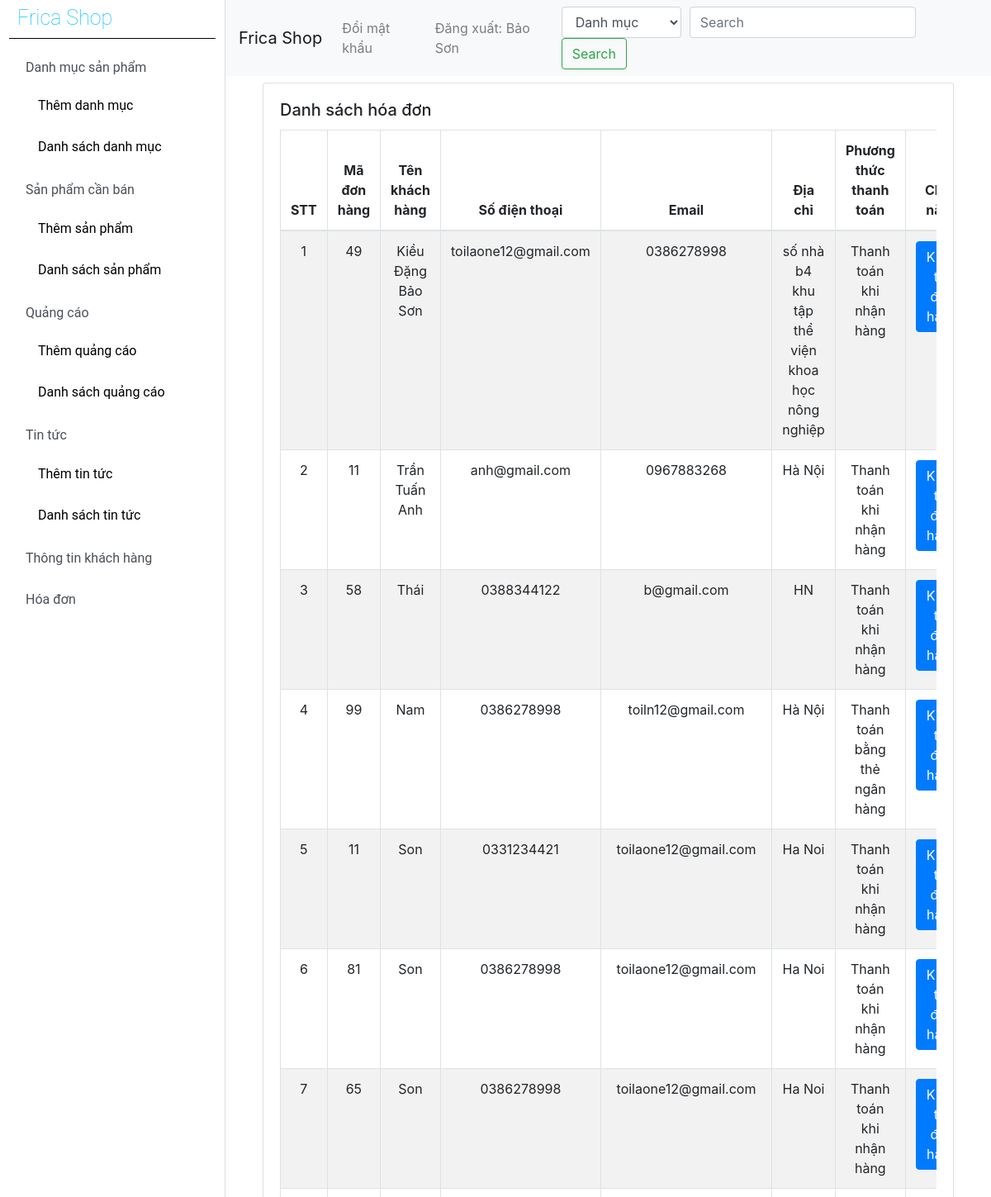
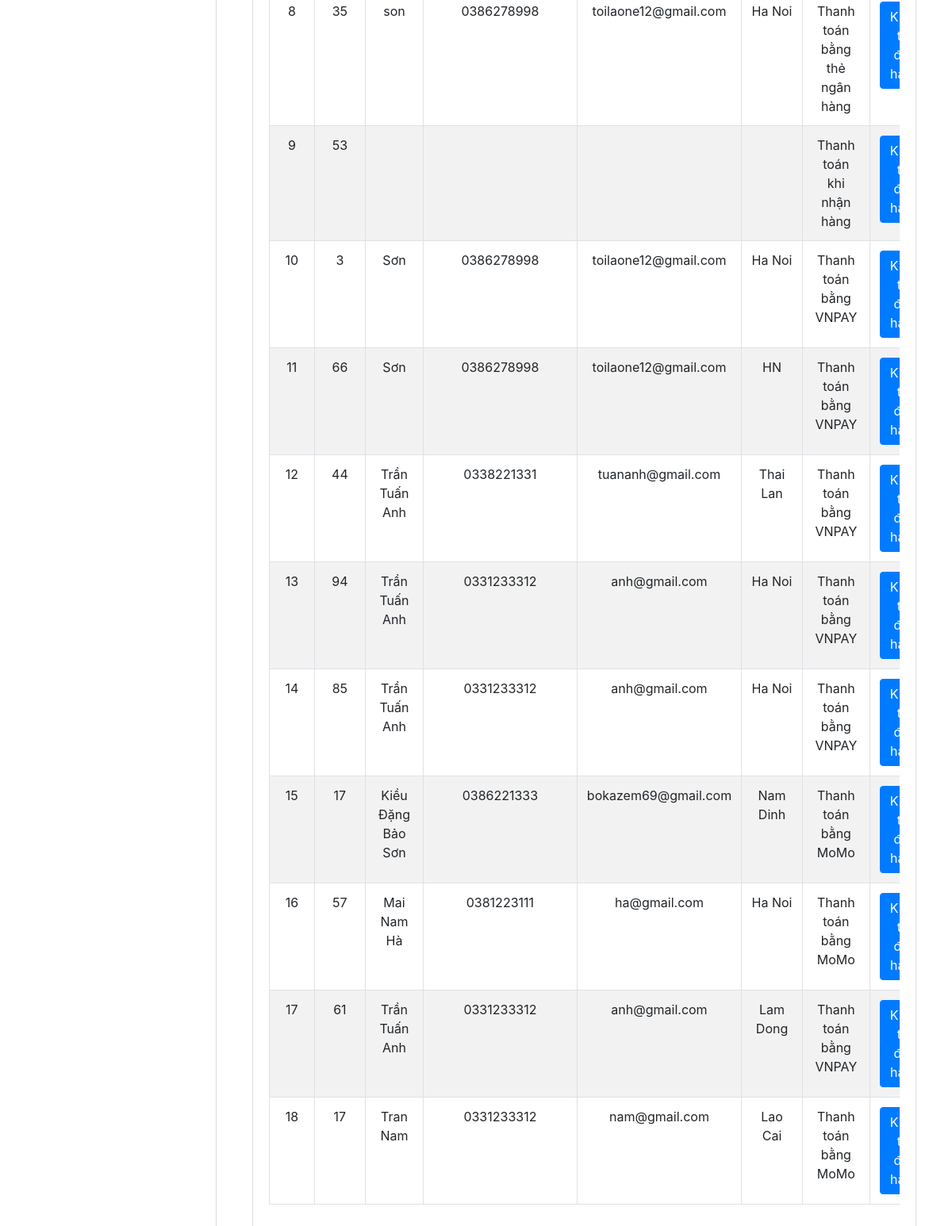
Page /admin/list_bill.php (signed in) on the committed database (2 pictures, top to bottom).
### tables this page shows
CREATE TABLE `payment` (
  `payment_id` int(11) NOT NULL,
  `id_cart` int(11) NOT NULL,
  `ten_khach_hang` text NOT NULL,
  `sdt` text NOT NULL,
  `email` text NOT NULL,
  `dia_chi` text NOT NULL,
  `phuong_thuc_thanh_toan` text NOT NULL
);

### lib/database.php (called while the page is built, shortened)
<?php
Class Database{
    public $host = DB_HOST;
    public $user = DB_USER;
    public $pass = DB_PASSWORD;
    public $dbname = DB_NAME;
    public $link;
    private function connectDB(){
        $this->link = new mysqli($this->host, $this->user, $this->pass,
        $this->dbname);
    }
    public function select($query){
        $result = $this->link->query($query) or die("Select Fail!");
        if($result){
            return $result;
        }else{
            return false;
        }
    }
}
?>

### classes/cart.php (called while the page is built, shortened)
<?php
    include_once '../lib/database.php';
    class Cart{
        private $db;
        function __construct()
        {
            $this->db = new Database();
        }
        public function get_person_payment(){
            $query = "SELECT * FROM payment";
            $result = $this->db->select($query);
            return $result;
        }
    }
?>

### admin/list_bill.php (the view, shortened to what this page needs)
<!DOCTYPE html>
<html lang="en">
<head>
    <link href="https://maxcdn.bootstrapcdn.com/font-awesome/latest/css/font-awesome.min.css" rel="stylesheet">
    <link rel="stylesheet" href="https://stackpath.bootstrapcdn.com/bootstrap/4.3.1/css/bootstrap.min.css">
    <link href="../font/fontawesome-free-6.0.0-web/css/all.css" rel="stylesheet" />
    <link rel="stylesheet" href="../admin/css/stylepage.css">
</head>
<body>
    <div class="id-main">
        <?php
            include_once '../admin/include/header.php';
            include_once '../admin/include/navigation.php';
            include_once '../classes/cart.php';
            $cart = new Cart();
        ?>
        <?php
            $payment = $cart->get_person_payment();
        ?>
    <div class="content">
        <div class="value">
            <div class="col-12">
                <div class="card">
                    <div class="card-body">
                        <h5 class="card-title">Danh sách hóa đơn</h5>
                        <div class="table-responsive">
                            <form action="" method="post">
                                <table id="zero_config" class="table table-striped table-bordered">
                                    <thead>
                                        <tr align="center">
                                            <th>STT</th>
                                            <th>Mã đơn hàng</th>
                                            <th>Tên khách hàng</th>
                                            <th>Số điện thoại</th>
                                            <th>Email</th>
                                            <th>Địa chỉ</th>
                                            <th>Phương thức thanh toán</th>
                                            <th>Chức năng</th>
                                        </tr>
                                    </thead>
                                    <tbody>
                                        <?php
                                            if($payment){
                                                $i = 0;
                                                while($value = $payment->fetch_assoc()){
                                                $i++;
                                        ?>
                                        <tr align="center">
                                            <td width="50"><?php echo $i;?></td>
                                            <td width="50"><?php echo $value['id_cart'];?></td>
                                            <td width="150"><?php echo $value['ten_khach_hang'];?></td>
                                            <td><?php echo $value['sdt'];?></td>
                                            <td><?php echo $value['email'];?></td>
                                            <td><?php echo $value['dia_chi'];?></td>
                                            <td><?php echo $value['phuong_thuc_thanh_toan'];?></td>
                                            <td>
                                                <a class="btn btn-primary" href="detail_bill.php?id_cart=<?php echo $value['id_cart'];?>">Kiểm tra đơn hàng</a>
                                            </td>
                                        </tr>
                                        <?php
                                            }
                                        }
                                        ?>
                                    </tbody>
                                </table>
                            </form>
                        </div>
                    </div>
                </div>
            </div>
        </div>
    </div>
</div>
</body>
</html>

### admin/include/header.php (shortened to what this page needs)
<div class="main-navbar" style="z-index: 1;">
  <nav class="navbar navbar-expand-lg navbar-light bg-light">
    <a class="navbar-brand" href="page.php">Frica Shop</a>
    <div class="collapse navbar-collapse" id="navbarSupportedContent">
      <ul class="navbar-nav mr-auto">
        <li class="nav-item dropdown">
          <a class="nav-link" href="change_pass.php?username=<?php echo $_SESSION['admin_username']?>" id="navbarDropdown" role="button" data-toggle="dropdown" aria-haspopup="true" aria-expanded="false">
            Đổi mật khẩu
          </a>
        </li>
        <li class="nav-item">
          <a class="nav-link" href="?action=dangxuat">Đăng xuất: <?php
              if(isset($_SESSION['admin_name'])){
                  echo $_SESSION['admin_name'];
              }
          ?></a>
        </li>
      </ul>
      <form class="form-inline my-2 my-lg-0" action="search_info.php" method="POST">
        <select name="lua_chon" id="" class="form-control" style="margin-right: 10px;">
          <option selected value="0">Danh mục</option>
        </select>
        <input class="form-control mr-sm-2" type="search" placeholder="Search" aria-label="Search" name="thong_tin">
        <input class="btn btn-outline-success my-2 my-sm-0" type="submit" value="Search" name="tim_kiem_thong_tin">
      </form>
    </div>
  </nav>
</div>

### admin/include/navigation.php (shortened to what this page needs)
<div class="sidebar" data-color="white" data-active-color="danger" style="z-index: 1000;">
    <div class="grid">
        <div class="grid__row">
            <div class="logo">
                    <a href="index.php" class="simple-text logo-normal">
                        Frica Shop
                    </a>
            </div>
        </div>
        <ul class="list-group">
            <li>
                <a href="" id="click-list" class="list-group-item list-group-item-action list-hover">
                    Danh mục sản phẩm
                </a>
                <ul class="list-hide list-none">
                    <li><a href="add_cate.php" class="list-items">Thêm danh mục</a></li>
                    <li><a href="list_cate.php" class="list-items-1">Danh sách danh mục</a></li>
                </ul>
            </li>
            <li>
                <a href="" class="list-group-item list-group-item-action list-hover">
                    Sản phẩm cần bán
                </a>
                <ul class="list-hide list-none">
                    <li><a href="add_product.php" class="list-items">Thêm sản phẩm</a></li>
                    <li><a href="list_product.php" class="list-items-1">Danh sách sản phẩm</a></li>
                </ul>
            </li>
            <li>
                <a href="" class="list-group-item list-group-item-action list-hover">
                    Quảng cáo
                </a>
                <ul class="list-hide list-none">
                    <li><a href="add_slider.php" class="list-items" style="padding-right: 94.9px;">Thêm quảng cáo</a></li>
                    <li><a href="list_slider.php" class="list-items-1" style="padding-right:58.9px;">Danh sách quảng cáo</a></li>
                </ul>
            </li>
            <li>
                <a href="" class="list-group-item list-group-item-action list-hover">
                    Tin tức
                </a>
                <ul class="list-hide list-none">
                    <li><a href="add_news.php" class="list-items" style="padding-right: 94.9px;">Thêm tin tức</a></li>
                    <li><a href="list_news.php" class="list-items-1" style="padding-right:58.9px;">Danh sách tin tức</a></li>
                </ul>
            </li>
            <li>
                <a href="list_customer.php" class="list-group-item list-group-item-action list-hover">
                    Thông tin khách hàng
                </a>
            </li>
            <li>
                <a href="list_bill.php" class="list-group-item list-group-item-action list-hover">
                    Hóa đơn
                </a>
            </li>
        </ul>
    </div>
</div>

### admin/css/stylepage.css (style rules this page uses)
.main-navbar { position: relative; width: calc(100% - 273px); float: right; }
.navbar { position: absolute; width: 100%; z-index: 1; }
.sidebar { z-index: 2; position: fixed; top: 0; height: 100%; bottom: 0; width: 273px; left: 0; border-right: 1px solid #ddd; }
.grid { max-width: 100%; width: 250px; margin: 0 auto; line-height: 1.6rem; font-family: 'Roboto', sans-serif; }
.grid__row { display: flex; flex-wrap: wrap; align-items: center; }
a.logo-normal { text-decoration: none; font-size: 25px; color: #00BFFF; font-weight: 100; }
.list-group { border-top: 1px solid #000; padding-top: 10px; }
.list-group li { list-style: none; }
.list-hover { border: none; }
.list-none { display: none; padding-left: 0; }
.list-hide { display: flex; flex-flow: column wrap; }
.list-hide > li { list-style: none; width: 250px; height: 50px; align-items: center; }
.list-hide > li:first-child { margin-top: 10px; }
.list-hide > li:last-child { margin-bottom: -10px; }
a.list-items { text-decoration: none; padding-top: 12px; padding-bottom: 12px; padding-left: 35px; padding-right: 99.4px; }
li .list-items-1 { text-decoration: none; padding-top: 12px; padding-bottom: 12px; padding-left: 35px; padding-right: 63.8px; color: #000; width: 250px; }
li > .list-items { color: #000; width: 250px; }
.content { position: relative; width: calc(100% - 273px); float: right; z-index: 1; margin-top: 100px; padding: 0 30px 30px; }

### rows in the picture
payment: id_cart "49", ten_khach_hang "Kiều Đặng Bảo Sơn", sdt "toilaone12@gmail.com", email "0386278998", dia_chi "số nhà b4 khu tập thể viện khoa học nông nghiệp", phuong_thuc_thanh_toan "Thanh toán khi nhận hàng"
payment: id_cart "11", ten_khach_hang "Trần Tuấn Anh", sdt "anh@gmail.com", email "0967883268", dia_chi "Hà Nội", phuong_thuc_thanh_toan "Thanh toán khi nhận hàng"
payment: id_cart "58", ten_khach_hang "Thái", sdt "0388344122", email "b@gmail.com", dia_chi "HN", phuong_thuc_thanh_toan "Thanh toán khi nhận hàng"
payment: id_cart "99", ten_khach_hang "Nam", sdt "0386278998", email "toiln12@gmail.com", dia_chi "Hà Nội", phuong_thuc_thanh_toan "Thanh toán bằng thẻ ngân hàng"
payment: id_cart "11", ten_khach_hang "Son", sdt "0331234421", email "toilaone12@gmail.com", dia_chi "Ha Noi", phuong_thuc_thanh_toan "Thanh toán khi nhận hàng"
payment: id_cart "81", ten_khach_hang "Son", sdt "0386278998", email "toilaone12@gmail.com", dia_chi "Ha Noi", phuong_thuc_thanh_toan "Thanh toán khi nhận hàng"
payment: id_cart "65", ten_khach_hang "Son", sdt "0386278998", email "toilaone12@gmail.com", dia_chi "Ha Noi", phuong_thuc_thanh_toan "Thanh toán khi nhận hàng"
payment: id_cart "35", ten_khach_hang "son", sdt "0386278998", email "toilaone12@gmail.com", dia_chi "Ha Noi", phuong_thuc_thanh_toan "Thanh toán bằng thẻ ngân hàng"
payment: id_cart "53", phuong_thuc_thanh_toan "Thanh toán khi nhận hàng"
payment: id_cart "3", ten_khach_hang "Sơn", sdt "0386278998", email "toilaone12@gmail.com", dia_chi "Ha Noi", phuong_thuc_thanh_toan "Thanh toán bằng VNPAY"
payment: id_cart "66", ten_khach_hang "Sơn", sdt "0386278998", email "toilaone12@gmail.com", dia_chi "HN", phuong_thuc_thanh_toan "Thanh toán bằng VNPAY"
payment: id_cart "44", ten_khach_hang "Trần Tuấn Anh", sdt "0338221331", email "tuananh@gmail.com", dia_chi "Thai Lan", phuong_thuc_thanh_toan "Thanh toán bằng VNPAY"
payment: id_cart "94", ten_khach_hang "Trần Tuấn Anh", sdt "0331233312", email "anh@gmail.com", dia_chi "Ha Noi", phuong_thuc_thanh_toan "Thanh toán bằng VNPAY"
payment: id_cart "85", ten_khach_hang "Trần Tuấn Anh", sdt "0331233312", email "anh@gmail.com", dia_chi "Ha Noi", phuong_thuc_thanh_toan "Thanh toán bằng VNPAY"
payment: id_cart "17", ten_khach_hang "Kiều Đặng Bảo Sơn", sdt "0386221333", email "bokazem69@gmail.com", dia_chi "Nam Dinh", phuong_thuc_thanh_toan "Thanh toán bằng MoMo"
payment: id_cart "57", ten_khach_hang "Mai Nam Hà", sdt "0381223111", email "ha@gmail.com", dia_chi "Ha Noi", phuong_thuc_thanh_toan "Thanh toán bằng MoMo"
payment: id_cart "61", ten_khach_hang "Trần Tuấn Anh", sdt "0331233312", email "anh@gmail.com", dia_chi "Lam Dong", phuong_thuc_thanh_toan "Thanh toán bằng VNPAY"
payment: id_cart "17", ten_khach_hang "Tran Nam", sdt "0331233312", email "nam@gmail.com", dia_chi "Lao Cai", phuong_thuc_thanh_toan "Thanh toán bằng MoMo"

### other values in the picture
$_SESSION['admin_name'] "Bảo Sơn"
